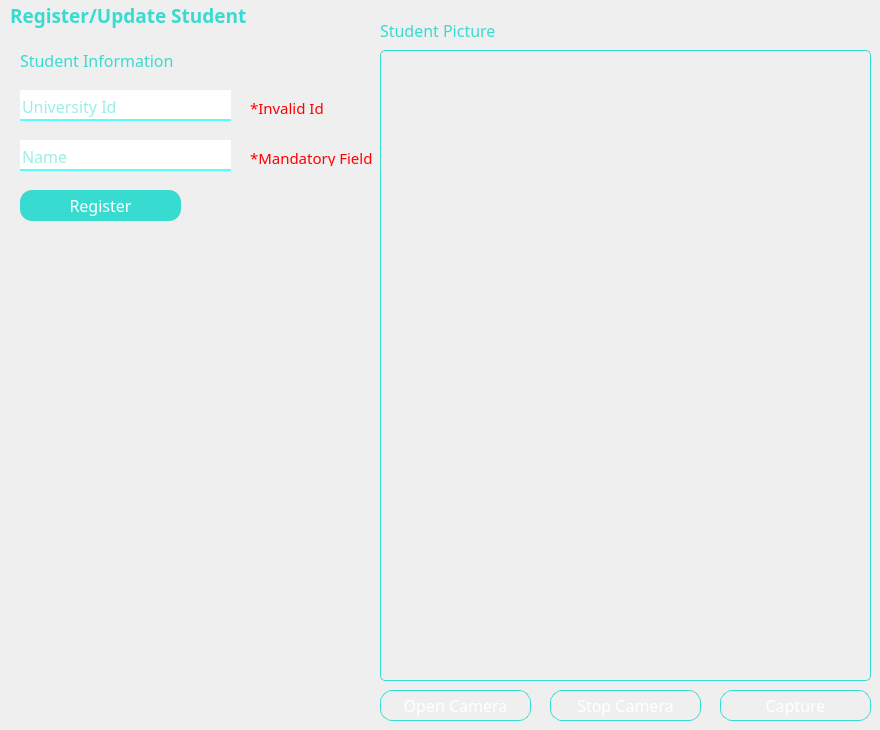
    <widget class="QWidget" name="i_register_sec">
     <widget class="QLabel" name="i_register_label">
      <property name="geometry">
       <rect>
        <x>10</x>
        <y>0</y>
        <width>361</width>
        <height>31</height>
       </rect>
      </property>
      <property name="font">
       <font>
        <family>RB</family>
        <pointsize>14</pointsize>
        <weight>75</weight>
        <bold>true</bold>
       </font>
      </property>
      <property name="styleSheet">
       <string notr="true">color: #38DBD0;</string>
      </property>
      <property name="text">
       <string>Register/Update Student</string>
      </property>
     </widget>
     <widget class="QLabel" name="i_id_note">
      <property name="enabled">
       <bool>true</bool>
      </property>
      <property name="geometry">
       <rect>
        <x>250</x>
        <y>100</y>
        <width>131</width>
        <height>16</height>
       </rect>
      </property>
      <property name="font">
       <font>
        <family>RB</family>
        <pointsize>11</pointsize>
       </font>
      </property>
      <property name="styleSheet">
       <string notr="true">color:#ff0000</string>
      </property>
      <property name="text">
       <string>*Invalid Id</string>
      </property>
     </widget>
     <widget class="QLineEdit" name="i_university_id">
      <property name="geometry">
       <rect>
        <x>20</x>
        <y>90</y>
        <width>211</width>
        <height>31</height>
       </rect>
      </property>
      <property name="font">
       <font>
        <family>RB</family>
        <pointsize>12</pointsize>
       </font>
      </property>
      <property name="styleSheet">
       <string notr="true">color: #38DBD0;
border: none;
border-bottom: 2px solid rgb(85, 255, 255);
</string>
      </property>
      <property name="alignment">
       <set>Qt::AlignBottom|Qt::AlignLeading|Qt::AlignLeft</set>
      </property>
      <property name="placeholderText">
       <string>University Id</string>
      </property>
     </widget>
     <widget class="QLabel" name="label_3">
      <property name="geometry">
       <rect>
        <x>20</x>
        <y>50</y>
        <width>161</width>
        <height>21</height>
       </rect>
      </property>
      <property name="font">
       <font>
        <family>RB</family>
        <pointsize>12</pointsize>
       </font>
      </property>
      <property name="styleSheet">
       <string notr="true">color: #38DBD0;</string>
      </property>
      <property name="text">
       <string>Student Information</string>
      </property>
     </widget>
     <widget class="QLineEdit" name="i_student_name">
      <property name="geometry">
       <rect>
        <x>20</x>
        <y>140</y>
        <width>211</width>
        <height>31</height>
       </rect>
      </property>
      <property name="font">
       <font>
        <family>RB</family>
        <pointsize>12</pointsize>
       </font>
      </property>
      <property name="styleSheet">
       <string notr="true">color: #38DBD0;
border: none;
border-bottom: 2px solid rgb(85, 255, 255);
</string>
      </property>
      <property name="alignment">
       <set>Qt::AlignBottom|Qt::AlignLeading|Qt::AlignLeft</set>
      </property>
      <property name="placeholderText">
       <string>Name</string>
      </property>
     </widget>
     <widget class="QLabel" name="i_name_note">
      <property name="geometry">
       <rect>
        <x>250</x>
        <y>150</y>
        <width>141</width>
        <height>16</height>
       </rect>
      </property>
      <property name="font">
       <font>
        <family>RB</family>
        <pointsize>11</pointsize>
       </font>
      </property>
      <property name="styleSheet">
       <string notr="true">color:#ff0000</string>
      </property>
      <property name="text">
       <string>*Mandatory Field</string>
      </property>
     </widget>
     <widget class="QLabel" name="label_4">
      <property name="geometry">
       <rect>
        <x>380</x>
        <y>20</y>
        <width>161</width>
        <height>21</height>
       </rect>
      </property>
      <property name="font">
       <font>
        <family>RB</family>
        <pointsize>12</pointsize>
       </font>
      </property>
      <property name="styleSheet">
       <string notr="true">color: #38DBD0;</string>
      </property>
      <property name="text">
       <string>Student Picture</string>
      </property>
     </widget>
     <widget class="QPushButton" name="i_register">
      <property name="geometry">
       <rect>
        <x>20</x>
        <y>190</y>
        <width>161</width>
        <height>31</height>
       </rect>
      </property>
      <property name="font">
       <font>
        <family>RB</family>
        <pointsize>12</pointsize>
       </font>
      </property>
      <property name="cursor">
       <cursorShape>PointingHandCursor</cursorShape>
      </property>
      <property name="styleSheet">
       <string notr="true">QPushButton {
	border-radius: 12px;
	background-color: #38DBD0;
	color:rgb(255, 255, 255);

}

QPushButton:hover {
	background-color: #23b2a8;
	color: rgb(255, 255, 255);
}

QPushButton:pressed {
	background-color: #38DBD0;
}</string>
      </property>
      <property name="text">
       <string>Register</string>
      </property>
      <property name="iconSize">
       <size>
        <width>30</width>
        <height>30</height>
       </size>
      </property>
      <property name="checkable">
       <bool>false</bool>
      </property>
      <property name="autoDefault">
       <bool>true</bool>
      </property>
      <property name="default">
       <bool>false</bool>
      </property>
      <property name="flat">
       <bool>false</bool>
      </property>
     </widget>
     <widget class="QPushButton" name="i_open_cam">
      <property name="geometry">
       <rect>
        <x>380</x>
        <y>690</y>
        <width>151</width>
        <height>31</height>
       </rect>
      </property>
      <property name="font">
       <font>
        <family>RB</family>
        <pointsize>12</pointsize>
       </font>
      </property>
      <property name="cursor">
       <cursorShape>PointingHandCursor</cursorShape>
      </property>
      <property name="styleSheet">
       <string notr="true">QPushButton {
	border-radius: 12px;
	border-style: solid;
	border-width: 1px;
	border-color: #38DBD0;
	color: rgb(255, 255, 255);
}

QPushButton:hover {
	background-color: #23b2a8;
	color: rgb(255, 255, 255);
}

QPushButton:pressed {
	background-color: #38DBD0;
}</string>
      </property>
      <property name="text">
       <string>Open Camera</string>
      </property>
      <property name="iconSize">
       <size>
        <width>30</width>
        <height>30</height>
       </size>
      </property>
      <property name="checkable">
       <bool>false</bool>
      </property>
      <property name="autoDefault">
       <bool>true</bool>
      </property>
      <property name="default">
       <bool>false</bool>
      </property>
      <property name="flat">
       <bool>false</bool>
      </property>
     </widget>
     <widget class="QPushButton" name="i_stop_cam">
      <property name="geometry">
       <rect>
        <x>550</x>
        <y>690</y>
        <width>151</width>
        <height>31</height>
       </rect>
      </property>
      <property name="font">
       <font>
        <family>RB</family>
        <pointsize>12</pointsize>
       </font>
      </property>
      <property name="cursor">
       <cursorShape>PointingHandCursor</cursorShape>
      </property>
      <property name="styleSheet">
       <string notr="true">QPushButton {
	border-radius: 12px;
	border-style: solid;
	border-width: 1px;
	border-color: #38DBD0;
	color: rgb(255, 255, 255);
}

QPushButton:hover {
	background-color: #23b2a8;
	color: rgb(255, 255, 255);
}

QPushButton:pressed {
	background-color: #38DBD0;
}</string>
      </property>
      <property name="text">
       <string>Stop Camera</string>
      </property>
      <property name="iconSize">
       <size>
        <width>30</width>
        <height>30</height>
       </size>
      </property>
      <property name="checkable">
       <bool>false</bool>
      </property>
      <property name="autoDefault">
       <bool>true</bool>
      </property>
      <property name="default">
       <bool>false</bool>
      </property>
      <property name="flat">
       <bool>false</bool>
      </property>
     </widget>
     <widget class="QPushButton" name="i_capture">
      <property name="geometry">
       <rect>
        <x>720</x>
        <y>690</y>
        <width>151</width>
        <height>31</height>
       </rect>
      </property>
      <property name="font">
       <font>
        <family>RB</family>
        <pointsize>12</pointsize>
       </font>
      </property>
      <property name="cursor">
       <cursorShape>PointingHandCursor</cursorShape>
      </property>
      <property name="styleSheet">
       <string notr="true">QPushButton {
	border-radius: 12px;
	border-style: solid;
	border-width: 1px;
	border-color: #38DBD0;
	color: rgb(255, 255, 255);
}

QPushButton:hover {
	background-color: #23b2a8;
	color: rgb(255, 255, 255);
}

QPushButton:pressed {
	background-color: #38DBD0;
}</string>
      </property>
      <property name="text">
       <string>Capture</string>
      </property>
      <property name="icon">
       <iconset>
        <normaloff>../images/camera.png</normaloff>../images/camera.png</iconset>
      </property>
      <property name="iconSize">
       <size>
        <width>30</width>
        <height>30</height>
       </size>
      </property>
      <property name="checkable">
       <bool>false</bool>
      </property>
      <property name="autoDefault">
       <bool>true</bool>
      </property>
      <property name="default">
       <bool>false</bool>
      </property>
      <property name="flat">
       <bool>false</bool>
      </property>
     </widget>
     <widget class="QLabel" name="i_cam_feed">
      <property name="geometry">
       <rect>
        <x>380</x>
        <y>50</y>
        <width>491</width>
        <height>631</height>
       </rect>
      </property>
      <property name="styleSheet">
       <string notr="true">QLabel{
	border: 1px solid #38DBD0;
	border-radius: 5px
}</string>
      </property>
      <property name="text">
       <string/>
      </property>
      <property name="alignment">
       <set>Qt::AlignCenter</set>
      </property>
     </widget>
    </widget>
